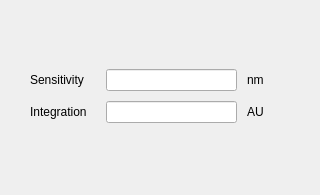
<?xml version="1.0" encoding="UTF-8"?>
<ui version="4.0">
 <class>SensitivePageClass</class>
 <widget class="QWidget" name="SensitivePageClass">
  <property name="geometry">
   <rect>
    <x>0</x>
    <y>0</y>
    <width>320</width>
    <height>195</height>
   </rect>
  </property>
  <property name="windowTitle">
   <string>Form</string>
  </property>
  <widget class="QWidget" name="layoutWidget">
   <property name="geometry">
    <rect>
     <x>10</x>
     <y>10</y>
     <width>301</width>
     <height>171</height>
    </rect>
   </property>
   <layout class="QVBoxLayout" name="verticalLayout">
    <property name="spacing">
     <number>10</number>
    </property>
    <property name="leftMargin">
     <number>20</number>
    </property>
    <property name="rightMargin">
     <number>20</number>
    </property>
    <item>
     <spacer name="verticalSpacer_2">
      <property name="orientation">
       <enum>Qt::Vertical</enum>
      </property>
      <property name="sizeHint" stdset="0">
       <size>
        <width>20</width>
        <height>40</height>
       </size>
      </property>
     </spacer>
    </item>
    <item>
     <layout class="QHBoxLayout" name="horizontalLayout" stretch="3,6,2">
      <item>
       <widget class="QLabel" name="label_2">
        <property name="text">
         <string>Sensitivity</string>
        </property>
       </widget>
      </item>
      <item>
       <widget class="QLineEdit" name="lineEdit"/>
      </item>
      <item>
       <widget class="QLabel" name="label_7">
        <property name="text">
         <string>nm</string>
        </property>
       </widget>
      </item>
     </layout>
    </item>
    <item>
     <layout class="QHBoxLayout" name="horizontalLayout_4" stretch="3,6,2">
      <item>
       <widget class="QLabel" name="label_6">
        <property name="text">
         <string>Integration</string>
        </property>
       </widget>
      </item>
      <item>
       <widget class="QLineEdit" name="lineEdit_4"/>
      </item>
      <item>
       <widget class="QLabel" name="label_9">
        <property name="text">
         <string>AU</string>
        </property>
       </widget>
      </item>
     </layout>
    </item>
    <item>
     <spacer name="verticalSpacer">
      <property name="orientation">
       <enum>Qt::Vertical</enum>
      </property>
      <property name="sizeHint" stdset="0">
       <size>
        <width>20</width>
        <height>40</height>
       </size>
      </property>
     </spacer>
    </item>
   </layout>
  </widget>
 </widget>
 <resources/>
 <connections/>
</ui>
